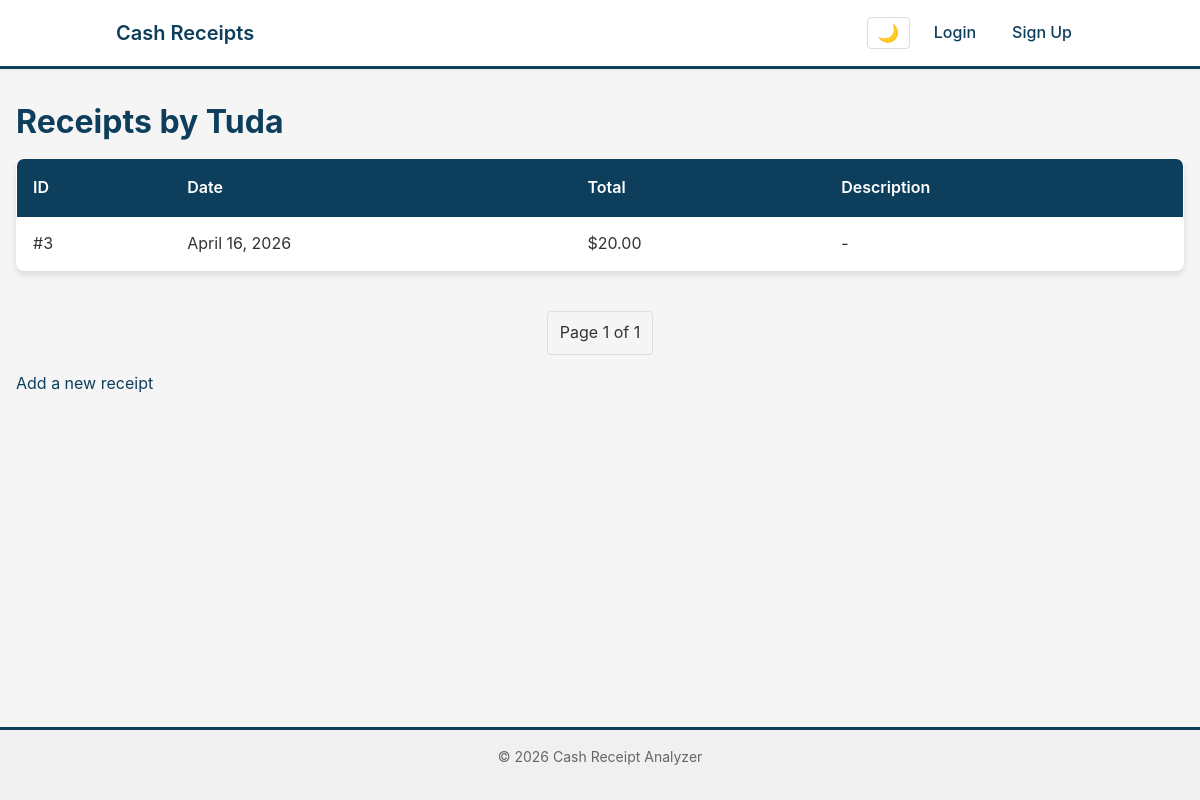
The app's page /users/Tuda/ with its own data.
### cash_receipts/models.py (models this page shows, shortened)
class Receipt(models.Model):
    owner = models.ForeignKey(User, on_delete=models.CASCADE, related_name='receipts')
    total_sum = models.DecimalField(max_digits=10, decimal_places=2)
    date = models.DateField(auto_now_add=True)
    description = models.TextField(blank=True)
    created_at = models.DateTimeField(auto_now_add=True)
    updated_at = models.DateTimeField(auto_now=True)
    class Meta:
        ordering = ['-created_at']

### cash_receipts/views.py (the view)
# urls.py: path('users/<str:username>/', views.user_profile, name='user_profile'),
def user_profile(request, username):
    user = get_object_or_404(User, username=username)
    receipts = user.receipts.all()
    paginator = Paginator(receipts, 20)
    page_number = request.GET.get('page')
    page_obj = paginator.get_page(page_number)
    return render(request, 'cash_receipts/user.html', {
        'profile_user': user,
        'page_obj': page_obj,
    })

### templates/cash_receipts/user.html (shortened to what this page needs)
{% extends 'base.html' %}
{% block content %}
<h1>Receipts by {{ profile_user.username }}</h1>
{% if page_obj %}
    <table>
        <thead>
            <tr>
                <th>ID</th>
                <th>Date</th>
                <th>Total</th>
                <th>Description</th>
            </tr>
        </thead>
        <tbody>
            {% for receipt in page_obj %}
            <tr>
                <td>#{{ receipt.id }}</td>
                <td>{{ receipt.date }}</td>
                <td>${{ receipt.total_sum }}</td>
                <td>{{ receipt.description|default:"-" }}</td>
            </tr>
            {% endfor %}
        </tbody>
    </table>
    <div class="pagination">
        <span>Page {{ page_obj.number }} of {{ page_obj.paginator.num_pages }}</span>
    </div>
{% else %}
    <p>No receipts yet.</p>
{% endif %}
<p><a href="{% url 'add_receipt' %}">Add a new receipt</a></p>
{% endblock %}

### static/css/main.css (style rules this page uses)
:root { --color-bg: #f5f5f5; --color-bg-secondary: #ffffff; --color-text: #333333; --color-text-muted: #666666; --color-border: #dddddd; --color-primary: #0D3E5B; --color-primary-hover: #0a3147; --color-secondary: #326786; --color-accent: #8F540D; --color-accent-light: #D39447; --color-success: #2e7d32; --color-error: #c62828; --color-warning: #f57c00; --color-nav-bg: #ffffff; --color-nav-border: #e0e0e0; --color-footer-bg: #f0f0f0; --shadow-sm: 0 1px 3px rgba(0,0,0,0.08); --shadow-md: 0 4px 6px rgba(0,0,0,0.1); --shadow-lg: 0 10px 20px rgba(0,0,0,0.15); --radius-sm: 4px; --radius-md: 8px; --radius-lg: 12px; --transition-fast: 0.15s ease; --transition-normal: 0.25s ease; }
*, *::before, *::after { box-sizing: border-box; }
html { font-size: 16px; scroll-behavior: smooth; }
body { font-family: -apple-system, BlinkMacSystemFont, "Segoe UI", Roboto, "Helvetica Neue", Arial, sans-serif; background-color: var(--color-bg); color: var(--color-text); line-height: 1.6; margin: 0; padding: 0; min-height: 100vh; display: flex; flex-direction: column; transition: background-color var(--transition-normal), color var(--transition-normal); }
a { color: var(--color-primary); text-decoration: none; transition: color var(--transition-fast); }
h1, h2, h3, h4, h5, h6 { color: var(--color-primary); margin-top: 0; line-height: 1.3; }
h1 { font-size: 2rem; margin-bottom: 1rem; }
p { margin: 0 0 1rem; }
table { width: 100%; border-collapse: collapse; background-color: var(--color-bg-secondary); border-radius: var(--radius-md); overflow: hidden; box-shadow: var(--shadow-md); border: 1px solid var(--color-border); }
thead { background-color: var(--color-primary); color: #fff; }
thead th { padding: 1rem; text-align: left; font-weight: 600; }
tbody tr { border-bottom: 1px solid var(--color-border); transition: background-color var(--transition-fast); }
tbody tr:last-child { border-bottom: none; }
tbody td { padding: 0.875rem 1rem; }
.pagination { display: flex; justify-content: center; align-items: center; gap: 0.5rem; margin-top: 1.5rem; padding: 1rem 0; }
.pagination a, .pagination span { padding: 0.5rem 0.75rem; border: 1px solid var(--color-border); border-radius: var(--radius-sm); text-decoration: none; color: var(--color-text); transition: all var(--transition-fast); }

### records on screen
Receipt: id "3", date "April 16, 2026", total_sum "20.00", description "-"

### other values on screen
{{ profile_user.username }} "Tuda"
{{ page_obj.number }} "1"
{{ page_obj.paginator.num_pages }} "1"
